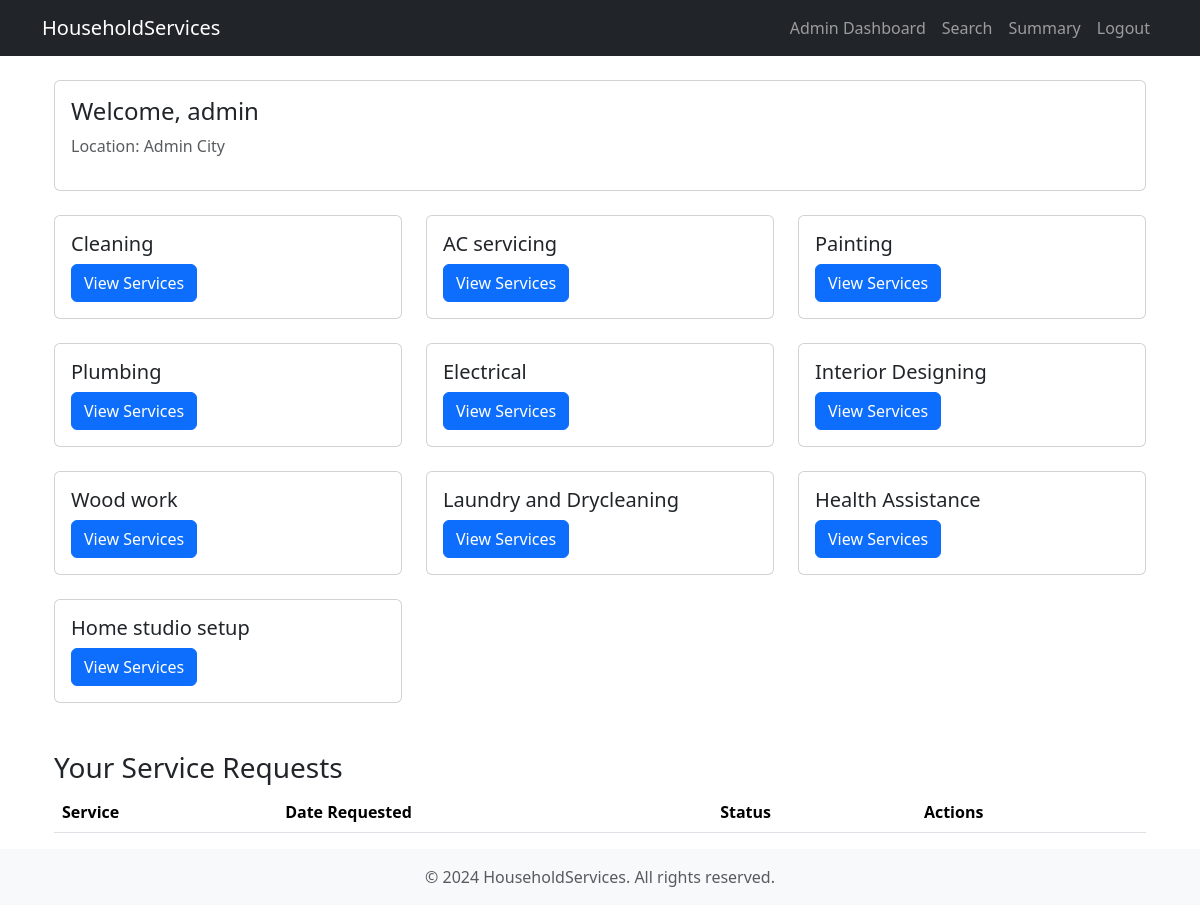
The app's page /customer/dashboard (signed in), older data.
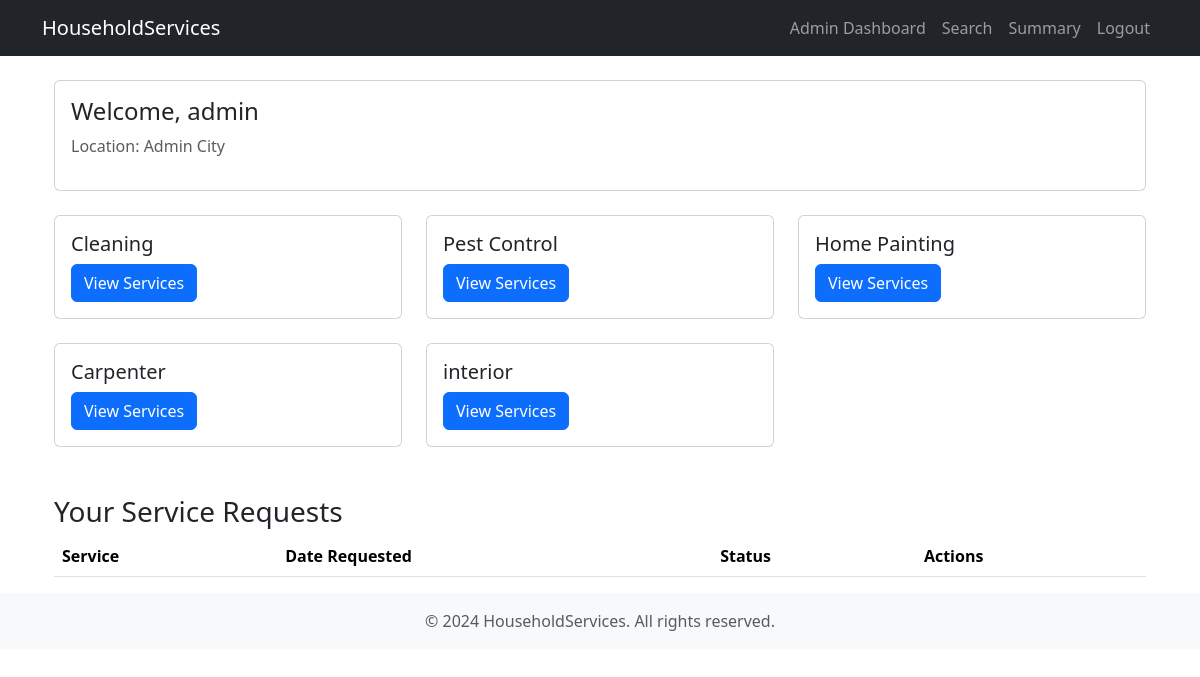
The same page, newer data.
### models.py (models this page shows)
class ServiceCategory(db.Model):
    __tablename__ = 'service_category'
    id = db.Column(db.Integer, primary_key=True)
    name = db.Column(db.String(100), nullable=False)
    service_packages = db.relationship('ServicePackage', backref='service_category', lazy=True, cascade="all, delete-orphan")

### Folder2/customer_view.py (the view)
@customer_view.route('/dashboard')
def dashboard():
    if 'user_id' not in session:
        return redirect(url_for('authentication.user_login'))
    customer = Customer.query.get(session['user_id'])
    categories = ServiceCategory.query.all()
    service_requests = ServiceRequest.query.filter_by(customer_id=session['user_id']).all()
    return render_template('customer_dashboard.html',
                         customer=customer,
                         categories=categories,
                         service_requests=service_requests)

### templates/customer_dashboard.html (shortened to what this page needs)
{% extends "base.html" %}
{% block content %}
<div class="container mt-4">
    <div class="card mb-4">
        <div class="card-body">
            <div class="row">
                <div class="col-md-6">
                    <h4>Welcome, {{ customer.full_name }}</h4>
                    <p class="text-muted">Location: {{ customer.city }}</p>
                </div>
            </div>
        </div>
    </div>
    <div class="row">
        {% for category in categories %}
        <div class="col-md-4 mb-4">
            <div class="card">
                <div class="card-body">
                    <h5 class="card-title">{{ category.name }}</h5>
                    <button class="btn btn-primary" data-bs-toggle="modal"
                        data-bs-target="#categoryModal{{ category.id }}">
                        View Services
                    </button>
                </div>
            </div>
        </div>
        {% endfor %}
    </div>
    <div class="mt-4">
        <h3>Your Service Requests</h3>
        <table class="table">
            <thead>
                <tr>
                    <th>Service</th>
                    <th>Date Requested</th>
                    <th>Status</th>
                    <th>Actions</th>
                </tr>
            </thead>
        </table>
    </div>
</div>
{% endblock %}

Row changes from the older to the newer data that the page shows:
removed ServiceCategory: name "Interior Designing"
removed ServiceCategory: name "Wood work"
removed ServiceCategory: name "Laundry and Drycleaning"
removed ServiceCategory: name "Health Assistance"
removed ServiceCategory: name "Home studio setup"
changed ServiceCategory: name "AC servicing" → "Pest Control"
changed ServiceCategory: name "Painting" → "Home Painting"
changed ServiceCategory: name "Plumbing" → "Carpenter"
changed ServiceCategory: name "Electrical" → "interior"
